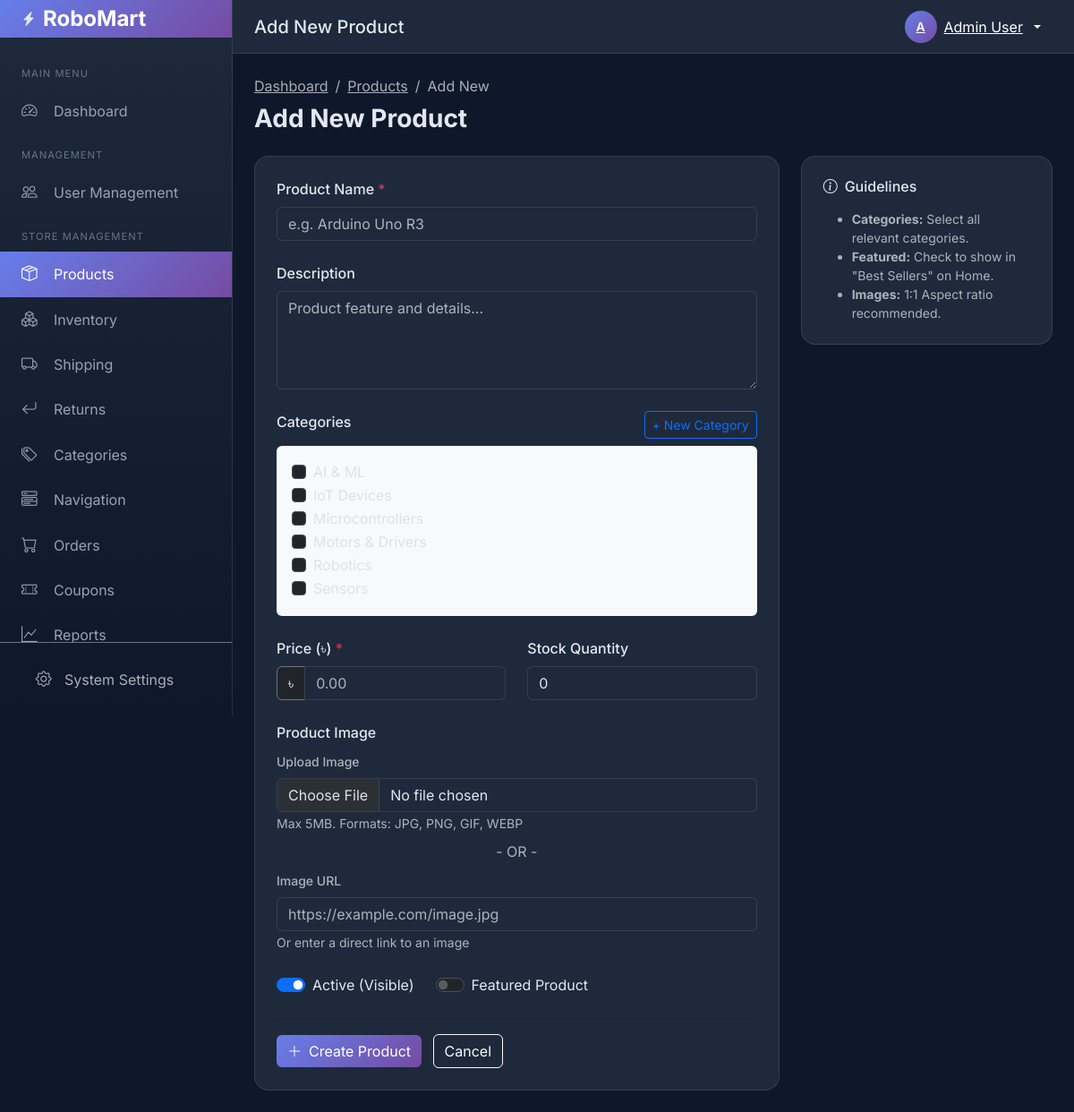
Screenshot of /backend/products/add.php (signed in) with the database file from the repository.
### tables this page shows
CREATE TABLE IF NOT EXISTS categories (
    id INT AUTO_INCREMENT PRIMARY KEY,
    name VARCHAR(100) NOT NULL,
    slug VARCHAR(100) NOT NULL UNIQUE,
    description TEXT,
    show_in_nav TINYINT(1) DEFAULT 1,
    nav_order INT DEFAULT 0,
    created_at TIMESTAMP DEFAULT CURRENT_TIMESTAMP
);

### backend/products/add.php (the view, shortened to what this page needs)
<?php
require_once '../config.php';
$stmt = $pdo->query("SELECT * FROM categories ORDER BY name ASC");
$all_categories = $stmt->fetchAll(PDO::FETCH_ASSOC);
include '../includes/header.php';
include '../includes/sidebar.php';
?>
<div class="page-header">
    <nav aria-label="breadcrumb">
        <ol class="breadcrumb mb-2">
            <li class="breadcrumb-item"><a href="../index.php" class="text-muted">Dashboard</a></li>
            <li class="breadcrumb-item"><a href="index.php" class="text-muted">Products</a></li>
            <li class="breadcrumb-item active">Add New</li>
        </ol>
    </nav>
    <h1 class="page-title">Add New Product</h1>
</div>
<div class="row">
    <div class="col-lg-8">
        <div class="table-container p-4">
            <form method="POST" action="" enctype="multipart/form-data">
                <div class="row g-4">
                    <div class="col-12">
                        <label class="form-label">Product Name <span class="text-danger">*</span></label>
                        <input type="text" name="name" class="form-control"
                               placeholder="e.g. Arduino Uno R3" required
                               value="<?php echo htmlspecialchars($_POST['name'] ?? ''); ?>">
                    </div>
                    <div class="col-12">
                        <label class="form-label">Description</label>
                        <textarea name="description" class="form-control" rows="4"
                                  placeholder="Product feature and details..."><?php echo htmlspecialchars($_POST['description'] ?? ''); ?></textarea>
                    </div>
                    <div class="col-12">
                        <label class="form-label d-flex justify-content-between">
                            <span>Categories</span>
                            <button type="button" class="btn btn-sm btn-outline-primary" data-bs-toggle="modal" data-bs-target="#addCategoryModal">
                                + New Category
                            </button>
                        </label>
                        <div class="card bg-light p-3" style="max-height: 200px; overflow-y: auto;">
                            <div id="category_list">
                                <?php if (empty($all_categories)): ?>
                                    <div class="text-muted small">No categories found. Create one!</div>
                                <?php else: ?>
                                    <?php foreach ($all_categories as $cat): ?>
                                    <div class="form-check">
                                        <input class="form-check-input" type="checkbox" name="categories[]"
                                               value="<?php echo $cat['id']; ?>" id="cat_<?php echo $cat['id']; ?>"
                                               <?php echo (isset($_POST['categories']) && in_array($cat['id'], $_POST['categories'])) ? 'checked' : ''; ?>>
                                        <label class="form-check-label" for="cat_<?php echo $cat['id']; ?>">
                                            <?php echo htmlspecialchars($cat['name']); ?>
                                        </label>
                                    </div>
                                    <?php endforeach; ?>
                                <?php endif; ?>
                            </div>
                        </div>
                    </div>
                    <div class="col-md-6">
                        <label class="form-label">Price (৳) <span class="text-danger">*</span></label>
                        <div class="input-group">
                            <span class="input-group-text bg-dark border-secondary text-light">৳</span>
                            <input type="number" name="price" class="form-control"
                                   step="0.01" min="0" placeholder="0.00" required
                                   value="<?php echo htmlspecialchars($_POST['price'] ?? ''); ?>">
                        </div>
                    </div>
                    <div class="col-md-6">
                        <label class="form-label">Stock Quantity</label>
                        <input type="number" name="stock" class="form-control"
                               min="0" placeholder="0"
                               value="<?php echo htmlspecialchars($_POST['stock'] ?? '0'); ?>">
                    </div>
                    <div class="col-12">
                        <label class="form-label">Product Image</label>
                        <div class="mb-2">
                            <label class="form-label small text-muted">Upload Image</label>
                            <input type="file" name="image_file" class="form-control"
                                   accept="image/jpeg,image/png,image/gif,image/webp">
                            <small class="text-muted">Max 5MB. Formats: JPG, PNG, GIF, WEBP</small>
                        </div>
                        <div class="text-center text-muted my-2">- OR -</div>
                        <div>
                            <label class="form-label small text-muted">Image URL</label>
                            <input type="url" name="image_url" class="form-control"
                                   placeholder="https://example.com/image.jpg"
                                   value="<?php echo htmlspecialchars($_POST['image_url'] ?? ''); ?>">
                            <small class="text-muted">Or enter a direct link to an image</small>
                        </div>
                    </div>
                    <div class="col-12">
                        <div class="d-flex gap-4">
                            <div class="form-check form-switch">
                                <input type="checkbox" name="is_active" class="form-check-input" id="is_active" checked>
                                <label class="form-check-label" for="is_active">Active (Visible)</label>
                            </div>
                            <div class="form-check form-switch">
                                <input type="checkbox" name="is_featured" class="form-check-input" id="is_featured">
                                <label class="form-check-label" for="is_featured">Featured Product</label>
                            </div>
                        </div>
                    </div>
                </div>
                <div class="mt-4 pt-3 border-top border-dark">
                    <button type="submit" class="btn btn-primary">
                        <i class="bi bi-plus-lg me-2"></i>Create Product
                    </button>
                    <a href="index.php" class="btn btn-outline-light ms-2">
                        Cancel
                    </a>
                </div>
            </form>
        </div>
    </div>
    <div class="col-lg-4">
        <div class="table-container p-4">
            <h6 class="mb-3"><i class="bi bi-info-circle me-2"></i>Guidelines</h6>
            <ul class="small text-muted mb-0 space-y-2">
                <li><strong>Categories:</strong> Select all relevant categories.</li>
                <li><strong>Featured:</strong> Check to show in "Best Sellers" on Home.</li>
                <li><strong>Images:</strong> 1:1 Aspect ratio recommended.</li>
            </ul>
        </div>
    </div>
</div>
<?php include '../includes/footer.php'; ?>

### backend/includes/header.php (style rules this page uses)
:root { --sidebar-width: 260px; --header-height: 60px; --primary-gradient: linear-gradient(135deg, #667eea 0%, #764ba2 100%); }
body { font-family: 'Inter', sans-serif; background-color: #0f172a; color: #e2e8f0; }
.table-container { background: #1e293b; border-radius: 16px; border: 1px solid rgba(255,255,255,0.1); overflow: hidden; }
.btn-primary { background: var(--primary-gradient); border: none; }
.form-control, .form-select { background: #1e293b; border: 1px solid rgba(255,255,255,0.1); color: #e2e8f0; }
.form-label { font-weight: 500; margin-bottom: 0.5rem; }
.page-header { margin-bottom: 1.5rem; }
.page-title { font-size: 1.75rem; font-weight: 700; margin: 0; }

### rows the page displays
categories: name "AI & ML"
categories: name "IoT Devices"
categories: name "Microcontrollers"
categories: name "Motors & Drivers"
categories: name "Robotics"
categories: name "Sensors"

### other values shown
$page_title "Add New Product"
substr($_SESSION['full_name'], 0, 1) "A"
$_SESSION['full_name'] "Admin User"
